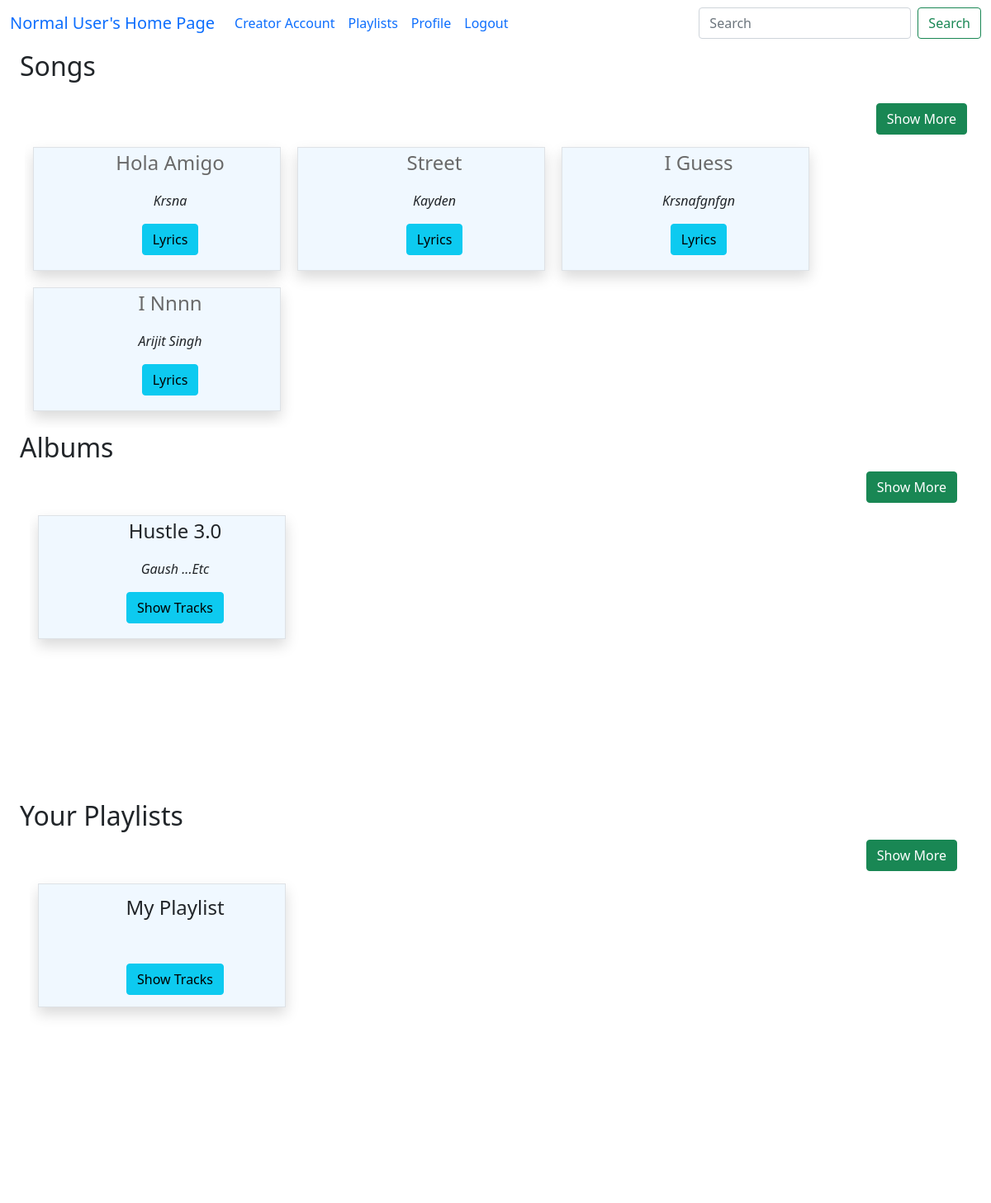
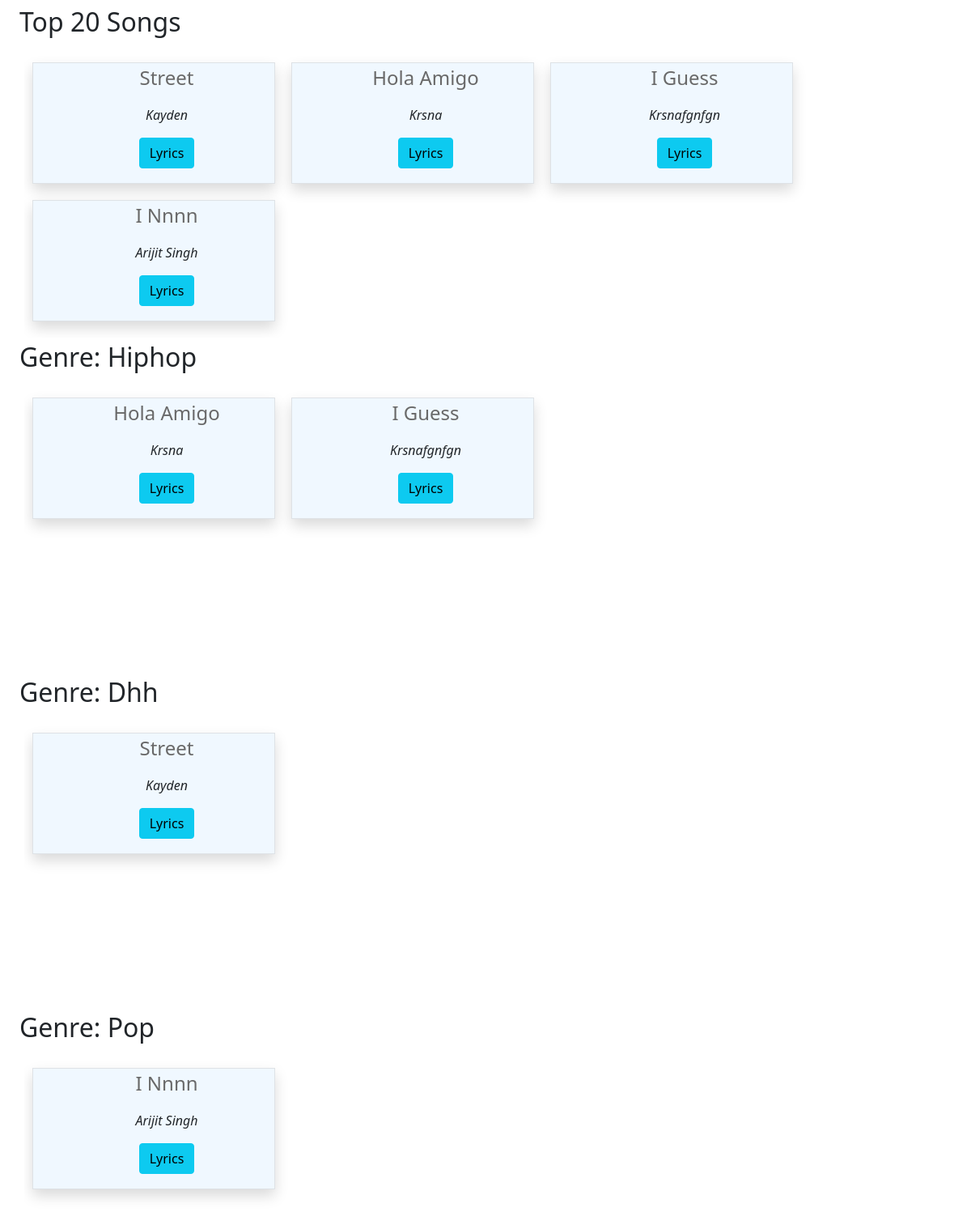
/home/1, run on the app's committed database (2 pictures, top to bottom).
### model1.py (models this page shows, shortened)
class Song(db.Model):
    song_id = db.Column(db.Integer, primary_key=True)
    song_name = db.Column(db.String(100), nullable=False)
    song_artist = db.Column(db.String(100))
    song_language = db.Column(db.String(30))
    song_genre = db.Column(db.String(50))
    song_lyrics = db.Column(db.Text())   # variable string size
    song_duration = db.Column(db.Integer)  # in seconds
    release_date = db.Column(db.String(20))
    creator_id = db.Column(db.Integer, db.ForeignKey("user.user_id"), nullable=False)
    album_id = db.Column(db.Integer, db.ForeignKey("album.album_id") ,default=None)
    song_path = db.Column(db.String(255),default=None)
    song_thumbnail = db.Column(db.String(255),default=None)
    song_play_count = db.Column(db.Integer, default=0)
    song_flag = db.Column(db.Boolean,default=False)
    song_avg_rating = db.Column(db.Float(), default=0) # included later during devlopement
    creator = db.relationship("User", backref="songs")

class Album(db.Model):
    album_id = db.Column(db.Integer, primary_key=True)
    album_name = db.Column(db.String(100), nullable=False)
    album_genre = db.Column(db.String(50))
    album_artist = db.Column(db.String(100))
    creator_id = db.Column(db.Integer, db.ForeignKey("user.user_id"))
    album_thumbnail = db.Column(db.String(255))
    album_flag = db.Column(db.Boolean,default=False)    #need to add this
    songs = db.relationship("Song", backref="albums",cascade="all, delete")
    creator = db.relationship("User", backref="albums")

class Playlist(db.Model):
    playlist_id = db.Column(db.Integer, primary_key=True)
    playlist_name = db.Column(db.String(100), nullable=False)
    user_id = db.Column(db.Integer, db.ForeignKey("user.user_id"), nullable=False)
    playlist_songs = db.relationship("Playlist_Songs", backref="playlist",cascade="all, delete")
    user = db.relationship("User", backref="playlists")

### app.py (the view)
@app.route("/home/<int:u_id>", methods=["GET", "POST"])
def home_page(u_id):
    songs = Song.query.filter(Song.song_flag==False).all()
    albums = Album.query.filter(Album.album_flag==False).all()
    playlists=Playlist.query.all()
    user = User.query.get(u_id)
    song_genres = Song.query.with_entities(Song.song_genre).distinct().filter(Song.song_flag==False).all()
    song_genre_list = [genre[0] for genre in song_genres]
    top_songs = Song.query.order_by(Song.song_play_count.desc()).limit(20).all()
    if user.isloggedin:
        return render_template("home.html", songs=songs, albums=albums, user=user,playlists=playlists,song_genres=song_genre_list,top_songs=top_songs)
    else:
        return redirect("/")

### app.py (called while the page is built)
@app.context_processor
def search_processor():
    return {'searched': request.form.get("searched")}

### templates/home.html (shortened to what this page needs)
<!doctype html>
<html lang="en">
<head>
    <link href="https://cdn.jsdelivr.net/npm/bootstrap@5.0.2/dist/css/bootstrap.min.css" rel="stylesheet"
>
</head>
<body>
    {% extends "general_user_navbar.html" %}
    {% block content %}
    <div class="container-fluid">
        {% if songs|length == 0 %}
        <h2 class="text-center fs-3">No Songs Available</h2>
        {% else %}
        <div class="container-fluid ">
            <p class="fs-2 fw-semibold">Songs</p>
            <div style="text-align:right ; padding:5px;">
                <a class="btn btn-success" href="/all_songs/{{user.user_id}}" role="button">Show More</a>
            </div>
            <div class=" songs container text-center " id="songs">
                <div class="row row-cols-4">
                    {% for song in songs %}
                    <div id="song" class="col text-center border border-primary-subtle shadow"
                        style="text-transform: capitalize; ">
                        <ul type="none">
                            <li>
                                <p class="fs-4 fw-semibold"><a href="/play_song/{{user.user_id}}/{{song.song_id}}"
                                        style="text-decoration: none; color:dimgrey;"
                                        onmouseover="this.style.color='black'"
                                        onmouseout="this.style.color='dimgrey'">{{song.song_name}}</a></p>
                            </li>
                            <li>
                                <p class="fs-6 fw-semibold fst-italic">{{song.song_artist}}</p>
                            </li>
                            <li style="margin: 10px;"><a class="btn btn btn-info"
                                    href="/user_song_lyrics/{{user.user_id}}/{{song.song_id}}" type="button">Lyrics</a>
                            </li>
                        </ul>
                    </div>
                    {% endfor %}
                </div>
            </div>
        </div>
        <div class="container-fluid">
            <label for="albums" class="fs-2 fw-semibold">Albums</label>
            <div id="albums" class="container-fluid" style="text-transform: capitalize">
                {% if albums|length == 0 %}
                <h2 class="text-center">No album Available</h2>
                {% else %}
                <div style="text-align:right ; padding:5px;">
                    <a class="btn btn-success" href="/all_albums/{{user.user_id}}" role="button">Show More</a>
                </div>
                <div class="albums container text-center">
                    <div class="row row-cols-4">
                        {% for album in albums %}
                        <div id="album" class="col  border border-primary-subtle shadow">
                            <ul type="none">
                                <li>
                                    <p class="fs-4 fw-semibold">{{album.album_name}}</p>
                                </li>
                                <li>
                                    <p class="fs-6 fw-semibold fst-italic">{{album.album_artist}}</p>
                                </li>
                                <li style="margin: 10px;"> <a class="btn btn-info"
                                        href="/album_songs/{{user.user_id}}/{{album.album_id}}" role="button">Show
                                        Tracks</a></li>
                            </ul>
                        </div>
                        {% endfor %}
                    </div>
                </div>
            </div>
            {% endif %}
        </div>
        {% if playlists|length == 0 %}
        <!-- <div style="text-align:center ; padding:20px;">
            <h2>No playlist Available</h2>
            <a class="btn btn-primary" href="/add_playlist/{{user.user_id}}">add a playlist</a>
        </div> -->
        {% else %}
        <div class="container-fluid">
            <label for="playlists" class="fs-2 fw-semibold">your playlists</label>
            <div id="playlists" class="container-fluid" style="text-transform: capitalize">
                <div style="text-align:right ; padding:5px;">
                    <a class="btn btn-success" href="/all_playlists/{{user.user_id}}" role="button">Show More</a>
                </div>
                <div class="playlists container text-center">
                    <div class="row row-cols-4">
                        {% for playlist in playlists %}
                        <div id="album" class="col  border border-primary-subtle shadow">
                            <ul type="none">
                                <li style="margin: 10px;">
                                    <p class="fs-4 fw-semibold">{{playlist.playlist_name}}</p>
                                </li>
                                <li style="margin: 50px;"> <a class="btn btn-info"
                                        href="/playlist_songs/{{user.user_id}}/{{playlist.playlist_id}}"
                                        role="button">Show Tracks</a></li>
                            </ul>
                        </div>
                        {% endfor %}
                    </div>
                </div>
            </div>
            {% endif %}
        </div>
        <div class="container-fluid ">
            <p class="fs-2 fw-semibold">Top 20 Songs</p>
            <div class=" songs container text-center " id="songs">
                <div class="row row-cols-4">
                    {% for song in top_songs %}
                    <div id="song" class="col text-center border border-primary-subtle shadow"
                        style="text-transform: capitalize; ">
                        <ul type="none">
                            <li>
                                <p class="fs-4 fw-semibold"><a href="/play_song/{{user.user_id}}/{{song.song_id}}"
                                        style="text-decoration: none; color:dimgrey;"
                                        onmouseover="this.style.color='black'"
                                        onmouseout="this.style.color='dimgrey'">{{song.song_name}}</a></p>
                            </li>
                            <li>
                                <p class="fs-6 fw-semibold fst-italic">{{song.song_artist}}</p>
                            </li>
                            <li style="margin: 10px;"><a class="btn btn btn-info"
                                    href="/user_song_lyrics/{{user.user_id}}/{{song.song_id}}" type="button">Lyrics</a>
                            </li>
                        </ul>
                    </div>
                    {% endfor %}
                </div>
            </div>
        </div>
        {% for genre in song_genres %}
        <div class="container-fluid ">
            <p class="fs-2 fw-semibold">genre: {{genre}}</p>
            <div class=" songs container text-center " id="songs">
                <div class="row row-cols-4">
                    {% for song in songs %}
                    {% if song.song_genre == genre %}
                    <div id="song" class="col text-center border border-primary-subtle shadow"
                        style="text-transform: capitalize; ">
                        <ul type="none">
                            <li>
                                <p class="fs-4 fw-semibold"><a href="/play_song/{{user.user_id}}/{{song.song_id}}"
                                        style="text-decoration: none; color:dimgrey;"
                                        onmouseover="this.style.color='black'"
                                        onmouseout="this.style.color='dimgrey'">{{song.song_name}}</a></p>
                            </li>
                            <li>
                                <p class="fs-6 fw-semibold fst-italic">{{song.song_artist}}</p>
                            </li>
                            <li style="margin: 10px;"><a class="btn btn btn-info"
                                    href="/user_song_lyrics/{{user.user_id}}/{{song.song_id}}" type="button">Lyrics</a>
                            </li>
                        </ul>
                    </div>
                    {% endif %}
                    {% endfor %}
                </div>
            </div>
        </div>
        {% endfor %}
        {% endif %}
    </div>
    {% endblock %}

### templates/home.html (style rules this page uses)
.container-fluid { text-transform: capitalize; }
.songs { height: 350px; width: auto; overflow: auto; }
.albums { height: 350px; width: auto; overflow: auto; }
.playlists { height: 350px; width: auto; overflow: auto; margin-bottom: 50px; }
#song { width: 300px; height: 150px; margin: 10px; padding: auto; text-align: center; background-color: aliceblue; }
#album { width: 300px; height: 150px; margin: 10px; padding: auto; text-align: center; background-color: aliceblue; }

### data on the page
Song: song_name "Hola Amigo", song_artist "Krsna"
Song: song_name "Street", song_artist "Kayden"
Song: song_name "I Guess", song_artist "Krsnafgnfgn"
Song: song_name "I Nnnn", song_artist "Arijit Singh"
Album: album_name "Hustle 3.0", album_artist "Gaush ...etc"
Playlist: playlist_name "My Playlist"

### other printed values
{{ genre }} "Hiphop" "Dhh" "Pop"
